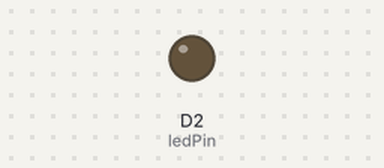
Recording of a sketch running on a simulated ESP8266 (NodeMCU). On the bench: output pins drawn as LEDs (lit = HIGH).

Above: at 0.15 s.
Timing chart, 0 to 40.0 s (numbered marks = the images above):
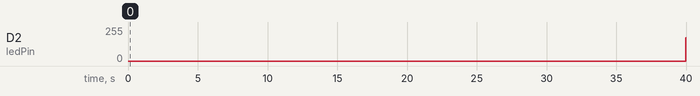

Measured:
- by itself, D2 (ledPin): 0/255 → 173/255 at 40.0 s

The sketch:

code_lab_3.ino
```cpp
int ledPin = D2;
void setup() {
  // put your setup code here, to run once:
 pinMode(ledPin, OUTPUT);
}
void loop() {
  // put your main code here, to run repeatedly:
  for (int dim =0 ; dim <255; dim++){
   analogWrite(ledPin,dim);
   delay(5);
  }
   for (int dim =255 ; dim >0; dim--){
   analogWrite(ledPin,dim);
   delay(5);
  }
}
```
